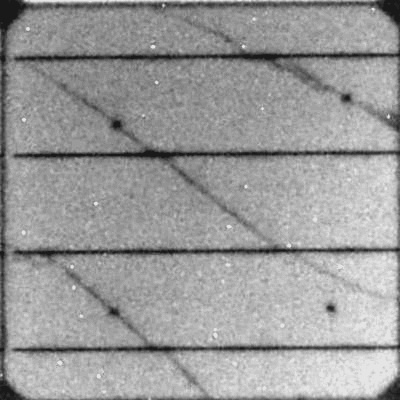
#> input picture examples/crack_segmentation/img/FSEC_3GC39_12.jpg, 400 x 400 px
$ python -i perspective_transform.py   (imports and definitions only)
#> lines starting #> are read from the running program, lines starting #| are printed output that depends on the picture; after the words box and inside, x2 and y2 are one past the last pixel; in counts of white or black regions, pixels touching at a corner belong together
#> further down, picture is the input picture: shape (400, 400, 3); min 20, max 236, mean 154.8
import numpy as np
import cv2 as cv
import zlib
import base64
from scipy import signal
import json


def image_threshold(image, blur=5, blocksize=11, threshold=None, adaptive=False):
    """Return an binary image. AdaptiveThreshold will keep skeleton of solar modules,
    threshold will only keep contour.

    Parameters
    ----------
    image: array
    Image of solar modules

    blur: int
    Block size in cv.medianBlur

    blocksize: int
    blocksize in cv.adaptiveThreshold

    threshold: int or float
    Threshold value in cv.threshold.
    Pixels above this value will be set 255, and below will be 0.
    If threshold < 1, first threshold (%) of the image grayscale value will be used.
    If not given, first 10% of the image grayscale value will be used.

    adaptive: bool
    if true, adaptiveThreshold will be used # need to change inverse binary into binary

    Returns
    -------
    image_thre: array
    Binary image
    """
#> called with blur = 5, blocksize = 11, adaptive = False
    # image_eq = cv.equalizeHist(image_resize)
    image_blur = cv.medianBlur(image, blur)
    if adaptive:
        image_thre = cv.adaptiveThreshold(image_blur, 255, cv.ADAPTIVE_THRESH_GAUSSIAN_C,
                                          cv.THRESH_BINARY, blocksize, 2)
    else:
        if threshold is None:
            threshold = np.quantile(image_blur, 0.1)
#> threshold = 108
        elif threshold < 1:
            threshold = np.quantile(image_blur, threshold)
        _, image_thre = cv.threshold(image_blur, threshold, 255, cv.THRESH_BINARY)
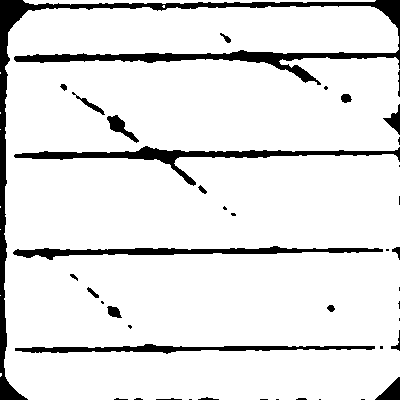
#> image_thre: shape (400, 400, 3); 90% white; 42 black regions (21 under 20 px), largest, box (x1, y1, x2, y2) and area: (0, 0, 400, 400) 8102, (14, 146, 400, 186) 2561, (13, 246, 383, 260) 1997

    image_thre = cv.medianBlur(image_thre, 1)

    return image_thre


# [490 lines left out: functions base64_2_mask, has_mask, load_mask, find_intersection, find_module_corner, perspective_transform and 5 more, not called in this run]

>>> import cv2
>>> picture = cv2.imread('../../examples/crack_segmentation/img/FSEC_3GC39_12.jpg')
>>> result = image_threshold(picture)

$ run again, on examples/crack_segmentation/img/FSEC_3GC50_4.jpg
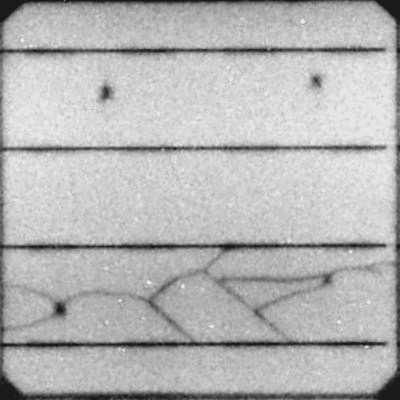
#> input picture examples/crack_segmentation/img/FSEC_3GC50_4.jpg, 400 x 400 px
#> picture is the input picture: shape (400, 400, 3); min 21, max 235, mean 181.5
#> threshold = 127
#> in image_threshold, `_, image_thre = cv.threshold(image_blur, threshold, 255, cv.THRESH_BIN..`:
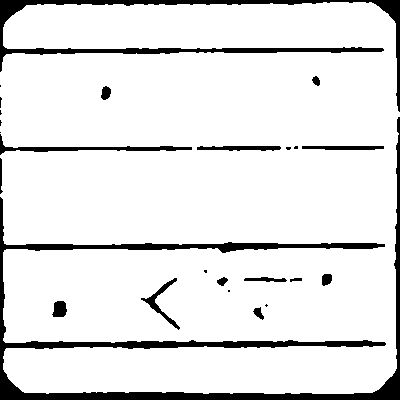
#> image_thre: shape (400, 400, 3); 90% white; 25 black regions (10 under 20 px), largest, box (x1, y1, x2, y2) and area: (0, 117, 400, 400) 9126, (0, 0, 400, 112) 4314, (0, 134, 192, 155) 767

$ run again, on examples/crack_segmentation/img/FSEC_3GC55_2.jpg
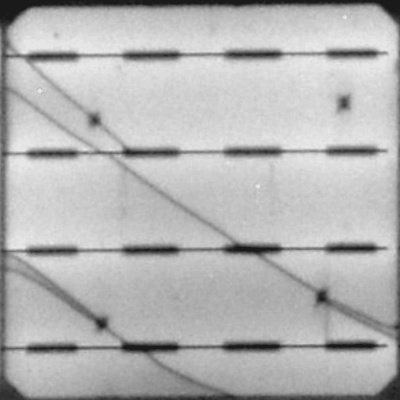
#> input picture examples/crack_segmentation/img/FSEC_3GC55_2.jpg, 400 x 400 px
#> picture is the input picture: shape (400, 400, 3); min 21, max 233, mean 180.7
#> threshold = 123.9
#> in image_threshold, `_, image_thre = cv.threshold(image_blur, threshold, 255, cv.THRESH_BIN..`:
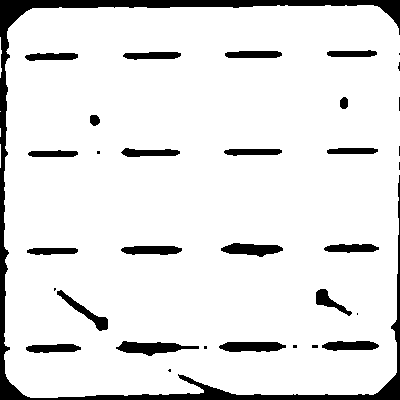
#> image_thre: shape (400, 400, 3); 90% white; 33 black regions (12 under 20 px), largest, box (x1, y1, x2, y2) and area: (0, 0, 400, 400) 8554, (116, 341, 199, 356) 680, (221, 243, 283, 257) 564

$ run again, on examples/crack_segmentation/img/FSEC_4GC19_40.jpg
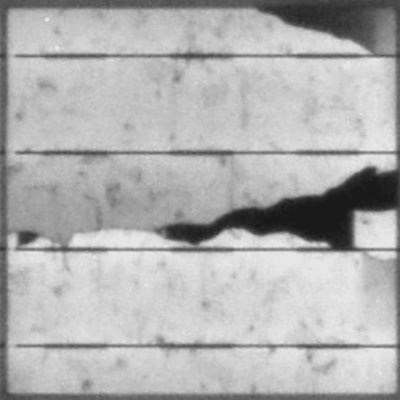
#> input picture examples/crack_segmentation/img/FSEC_4GC19_40.jpg, 400 x 400 px
#> picture is the input picture: shape (400, 400, 3); min 22, max 234, mean 177.1
#> threshold = 100
#> in image_threshold, `_, image_thre = cv.threshold(image_blur, threshold, 255, cv.THRESH_BIN..`:
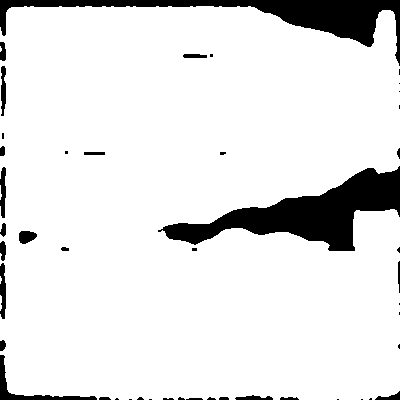
#> image_thre: shape (400, 400, 3); 89.8% white; 46 black regions (23 under 20 px), largest, box (x1, y1, x2, y2) and area: (158, 166, 400, 251) 7800, (0, 0, 400, 66) 5864, (0, 355, 97, 400) 645
